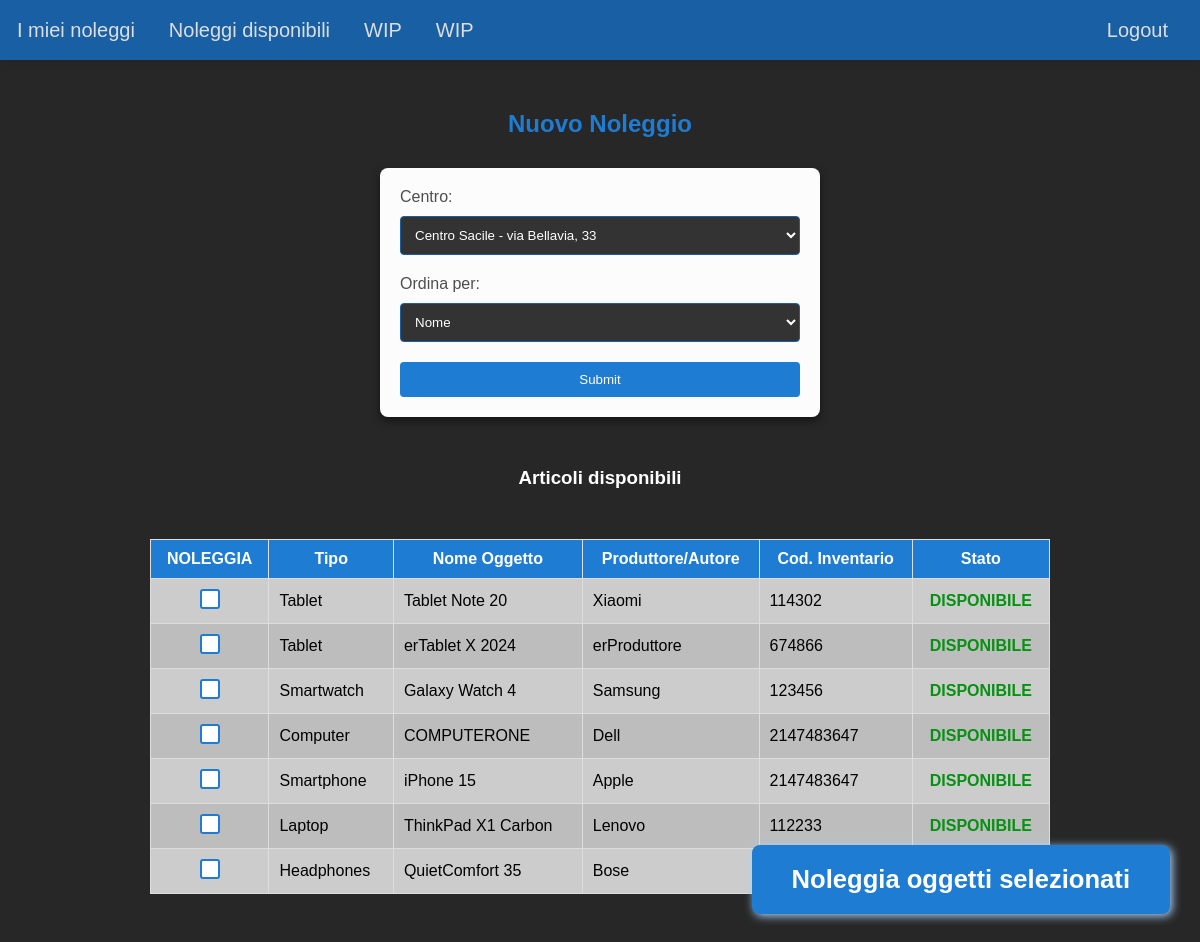
Before: /new_rent.php?center=1 with the older database file.
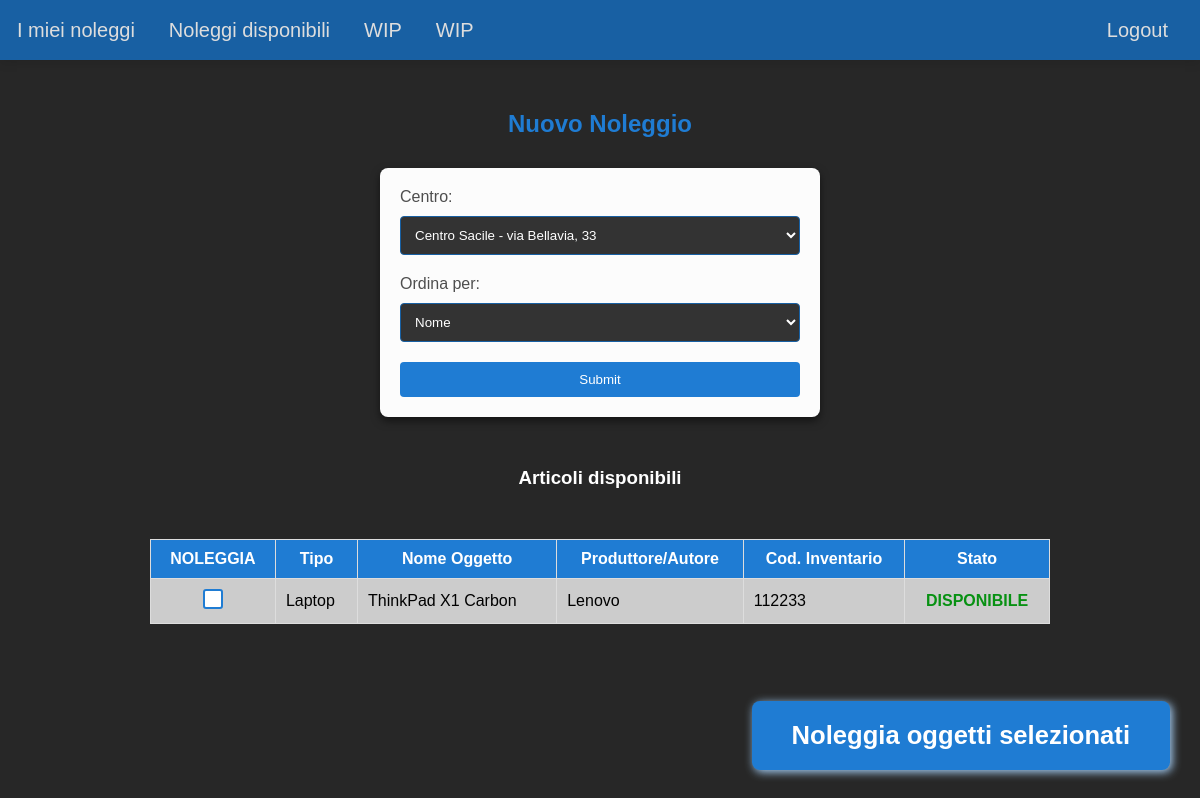
After: the same page with the newer database file.
### tables this page shows
CREATE TABLE `items` (
  `id` int(11) NOT NULL,
  `type` varchar(64) NOT NULL,
  `item_name` varchar(64) NOT NULL,
  `maker` varchar(64) NOT NULL,
  `center` int(11) NOT NULL,
  `ci` int(16) NOT NULL,
  `state` varchar(64) NOT NULL
);

### new_rent.php (the view, shortened to what this page needs)
<?php
$servername = "localhost";
$svusername = "root";
$svpassword = "";
$dbname = "rent";
$conn = new mysqli($servername, $svusername, $svpassword, $dbname);
?>
<!DOCTYPE html>
<html lang="en">
<head>
    <link rel="stylesheet" href="stylesheet/nav.css">
    <link rel="stylesheet" href="stylesheet/default.css">
    <link rel="stylesheet" href="stylesheet/new_rent.css">
</head>
<body>
    <?php include 'nav.php' ?>
    <h2>Nuovo Noleggio</h2>
    <form id="select-center-form" method="GET">
        <label for="center">Centro:</label>
        <select name="center" id="center">
            <?php
            $sql = "SELECT * FROM centers";
            $result = $conn->query($sql);
            while ($row = $result->fetch_assoc()) {
                echo "<option value=\"" . $row['id'] . "\"" . ($_GET["center"] == $row["id"] ? " selected" : "") . ">" . $row['center_name'] . " - " . $row['address'] . "</option>";
            }
            ?>
        </select>
        <label for="orderBy">Ordina per:</label>
        <select name="orderBy" id="orderBy">
            <option value="name" selected>Nome</option>
        </select>
        <input id="select-center-submit" type="submit">
    </form>
<?php
if(isset($_GET["center"])) {
    $center_id = $_GET["center"];
    echo "<h3 id='new-rent-table-title'>Articoli disponibili</h3>";
    $sql = "SELECT * FROM items WHERE center = ?  AND state = 'available' ";
    $stmt = $conn->prepare($sql);
    $stmt->bind_param("i", $center_id);
    $stmt->execute();
    $result = $stmt->get_result();
    if ($result->num_rows > 0) {
        echo "<form method='POST' action='new_rent_action.php'>";
        echo "<table><tr>
        <th>NOLEGGIA</th>
        <th>". ($_GET["orderBy"] == "type" ? "🠗 " : "") . "Tipo</th>
        <th>". ($_GET["orderBy"] == "name" ? "🠗 " : "") . "Nome Oggetto</th>
        <th>". ($_GET["orderBy"] == "maker" ? "🠗 " : "") . "Produttore/Autore</th>
        <th>Cod. Inventario</th>
        <th>Stato</th> </tr>";
        while ($row = $result->fetch_assoc()) {
            echo "<td class='new-rent-button-container'><input class='new-rent-checkbox' type='checkbox' name='row[]' value='" . $row['id'] . "'></input></td><td>" . $row['type'] . "</td><td>" . $row['item_name'] . "</td><td>" . $row['maker'] . "</td><td>" . $row['ci'] . "</td><td class='available'>DISPONIBILE</td></tr>";
        }
        echo "</table>";
        echo "<input id ='add-rent-button' type='submit' value='Noleggia oggetti selezionati'></input>";
        echo "</form>";
    } else {
        echo "<p id='new-rent-no-result'>Nessun articolo disponibile, prova con un altro centro</p>";
    }
} else {
    echo "<p id='new-rent-not-selected'>Seleziona un centro e consulta gli oggetti disponibili al noleggio</p>";
}
?>
</body>
</html>

Changed rows visible on the page:
no longer on this page (row edited): items: type "Tablet", item_name "Tablet Note 20", maker "Xiaomi", ci "114302"
no longer on this page (row edited): items: type "Tablet", item_name "erTablet X 2024", maker "erProduttore", ci "674866"
no longer on this page (row edited): items: type "Smartwatch", item_name "Galaxy Watch 4", maker "Samsung", ci "123456"
no longer on this page (row edited): items: type "Computer", item_name "COMPUTERONE", maker "Dell", ci "2147483647"
no longer on this page (row edited): items: type "Smartphone", item_name "iPhone 15", maker "Apple", ci "2147483647"
no longer on this page (row edited): items: type "Headphones", item_name "QuietComfort 35", maker "Bose"
